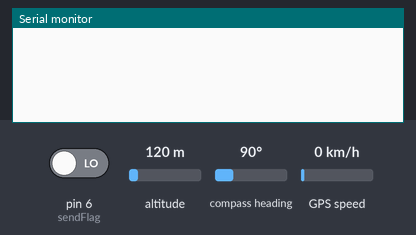
This sketch was run on a simulated Arduino Uno, built with avr-gcc and run on an emulated ATmega328P. On the bench: the last lines printed to the serial monitor. Inputs (shaded band) come from the test bench; at power-on: pin 6 (sendFlag) LOW, altitude 120 m, compass heading 90°, GPS speed 0 km/h. The GPS gets a fix after 3 s at 37.7749, -122.4194 with 8 satellites; the modem accepts every AT command (registered, SIM ready, sends succeed) and sends nothing else.

Above: at 1.3 s.
1.4 s: pin 6 (sendFlag) driven HIGH
At 4.6 s:
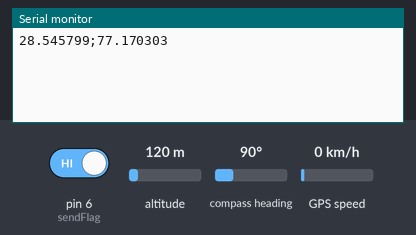
4.9 s: pin 6 (sendFlag) driven LOW
At 9.4 s:
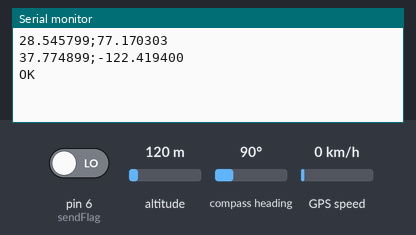

The sketch:

final.ino
```cpp
#include <SoftwareSerial.h>
#include <TinyGPS.h>


SoftwareSerial mySerial(9, 10); // rx,tx
SoftwareSerial gpsSerial(4,3); // rx,tx
TinyGPS gps; // create gps object
const int sendFlag = 6;

float lat = 28.5458,lon = 77.1703; // create variable for latitude and longitude object


void setup()
{
  mySerial.begin(9600);   // Setting the baud rate of GSM Module
  gpsSerial.begin(9600);
  Serial.begin(9600);    // Setting the baud rate of Serial Monitor (Arduino)
  pinMode(sendFlag,INPUT);
  delay(100);
}


void loop()
{
    while(gpsSerial.available()){ // check for gps data
      if(gps.encode(gpsSerial.read()))// encode gps data
        {
          gps.f_get_position(&lat,&lon); // get latitude and longitude
        }
    }


  if (digitalRead(sendFlag)){
      SendMessage();
  }

  if (mySerial.available()>0)
    Serial.write(mySerial.read());
    delay(100);
}


 void SendMessage()
{
  mySerial.println("AT+CMGF=1");    //Sets the GSM Module in Text Mode
  delay(1000);  // Delay of 1000 milli seconds or 1 second
  mySerial.println("AT+CMGS=\"+919403148265\"\r");
  delay(1000);
  String latitude = String(lat,6);
  String longitude = String(lon,6);
  Serial.println(latitude+";"+longitude);
  mySerial.println("Using Mobile while Driving. GPS Coordinates : "+latitude+","+longitude);
  delay(100);
  mySerial.println((char)26); // ASCII code of CTRL+Z
  delay(1000);
}


 void RecieveMessage()
{
  mySerial.println("AT+CNMI=2,2,0,0,0"); // AT Command to receive a live SMS
  delay(1000);
 }
```

Measured:
- after the input at 1.4 s, the serial monitor: prints a new line after 2.1 s (image 1)
- after the input at 4.9 s, the serial monitor: prints a new line after 3.2 s (image 2)
